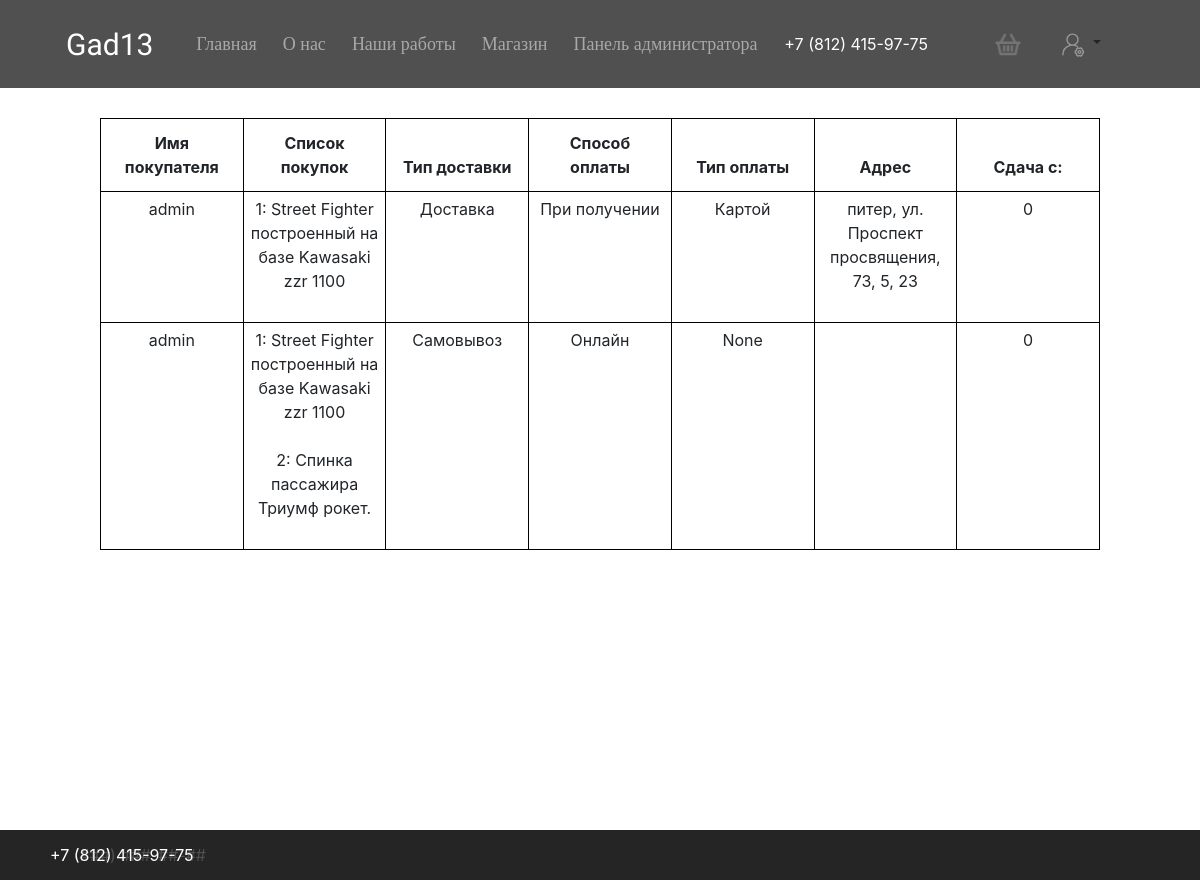
/store/history/self/ (signed in), run on the app's committed database.
### store/models.py (models this page shows, shortened)
class Order(models.Model):
    SELF = 'SEL'
    DELIVERY = 'DEL'
    DELIVERY_TYPE_CHOICES = [
        (SELF, 'Самовывоз'),
        (DELIVERY, 'Доставка'),
    ]
    ONLINE = 'ONL'
    OFFLINE = 'OFL'
    PAYMENT_PLACE_CHOICES = [
        (ONLINE, 'Онлайн'),
        (OFFLINE, 'При получении'),
    ]
    CARD = 'CAR'
    CASH = 'CAS'
    PAYMENT_TYPE_CHOICES = [
        (CARD, 'Картой'),
        (CASH, 'Наличными'),
    ]
    delivery_type = models.CharField(
        max_length=3,
        choices=DELIVERY_TYPE_CHOICES,
        default=SELF
    )
    payment_place = models.CharField(
        max_length=3,
        choices=PAYMENT_PLACE_CHOICES,
        default=ONLINE
    )
    payment_type = models.CharField(
        max_length=3,
        choices=PAYMENT_TYPE_CHOICES,
        default=CARD,
        null=True, blank=True,
    )
    city = models.CharField(max_length=100, blank=True, null=True)
    street = models.CharField(max_length=100, blank=True, null=True)
    house = models.CharField(max_length=100, blank=True, null=True)
    corps = models.CharField(max_length=100, blank=True, null=True)
    apartment = models.CharField(max_length=100, blank=True, null=True)
    lease = models.PositiveIntegerField(default=0)
    user = models.ForeignKey(User, on_delete=models.CASCADE)
    products = models.ManyToManyField(Product)
    created_at = models.DateTimeField(auto_now_add=True)
    updated_at = models.DateTimeField(auto_now=True)
    class Meta:
        verbose_name = "Заказ"
        verbose_name_plural = "Заказы"
    def get_full_address(self):
        result = ""
        if self.city:
            result += f'{self.city}'
        if self.street:
            result += f', {self.street}'
        if self.house:
            result += f', {self.house}'
        if self.corps:
            result += f', {self.corps}'
        if self.apartment:
            result += f', {self.apartment}'
        return result

class Product(models.Model):
    title = models.CharField(max_length=255, verbose_name="Название продукта")
    description = models.TextField(verbose_name="Описание продукта")
    price = models.PositiveIntegerField(verbose_name="Цена продукта")
    amount = models.PositiveIntegerField(verbose_name="Остаток а наличии")
    selled = models.IntegerField(default=0 ,verbose_name="Продано товаров")
    category = models.ForeignKey(Category, on_delete=models.CASCADE, null=True)
    created_at = models.DateTimeField(auto_now_add=True)
    updated_at = models.DateTimeField(auto_now=True)
    class Meta:
        verbose_name = "Продукт"
        verbose_name_plural = "Продукты"

### store/views.py (the view, shortened to what this page needs)
# urls.py: path('history/self/', views.HistoryDetailView.as_view(), name='history-detail'),
class HistoryDetailView(View):
    template_name = 'history_self.html'
    def get_context(self, request):
        context = {}
        orders = Order.objects.filter(user=request.user)
        context['orders'] = orders
        return context
    def get(self, request, *args, **kwargs):
        context = self.get_context(request)
        return render(request, self.template_name, context)

### store/templates/history_self.html (shortened to what this page needs)
{% extends 'base_store.html' %}
{% block content %}
{% load static %}
<main>
  <div class="profile"  style="padding: 0 100px;">
    <table class="table">
        <thead>
        <tr>
            <th>Имя покупателя</th>
            <th>Список покупок</th>
            <th>Тип доставки</th>
            <th>Способ оплаты</th>
            <th>Тип оплаты</th>
            <th>Адрес</th>
            <th>Сдача с:</th>
        </tr>
        </thead>
        <tbody>
        {% for order in orders %}
        <tr>
            <td>{{ order.user.username }}</td>
            <td>{% for product in order.products.all %} {{ forloop.counter }}: {{ product.title}}<br><br> {% endfor %}</td>
            <td>{{ order.get_delivery_type_display }}</td>
            <td>{{ order.get_payment_place_display }}</td>
            <td>{{ order.get_payment_type_display }}</td>
            <td>{{ order.get_full_address }}</td>
            <td>{{ order.lease }}</td>
        </tr>
        {% endfor %}
        </tbody>
    </table>
  </div>
</main>
<footer>
  <p>+7 (###) ###-##-##</p>
</footer>
{% endblock %}

### static/css/style.css (style rules this page uses)
body { min-height: 100vh; position: relative; }
p { margin: 0; }
.profile { padding: 0 400px; }
footer { width: 100%; background-color: #171717c0; height: 50px; display: flex; justify-content: space-between; padding: 10px 50px; position: absolute; bottom: -80px; }
footer p { color: white; margin-top: 3px; }
.table { width: 100%; margin-top: 30px; border: black 1px solid !important; border-collapse: collapse; table-layout: fixed; text-align: center; }
.table th, .table thead th { text-align: center; border: none; border: black 1px solid !important; }
.table td { border: black 1px solid; padding: 5px; }

### data on the page
Order: user.username "admin", delivery_type "Доставка", payment_place "При получении", payment_type "Картой", get_full_address "питер, ул. Проспект просвящения, 73, 5, 23", lease "0"
Product: title "Street Fighter построенный на базе Kawasaki zzr 1100"
Order: user.username "admin", delivery_type "Самовывоз", payment_place "Онлайн", payment_type "None", lease "0"
Product: title "Спинка пассажира Триумф рокет."
